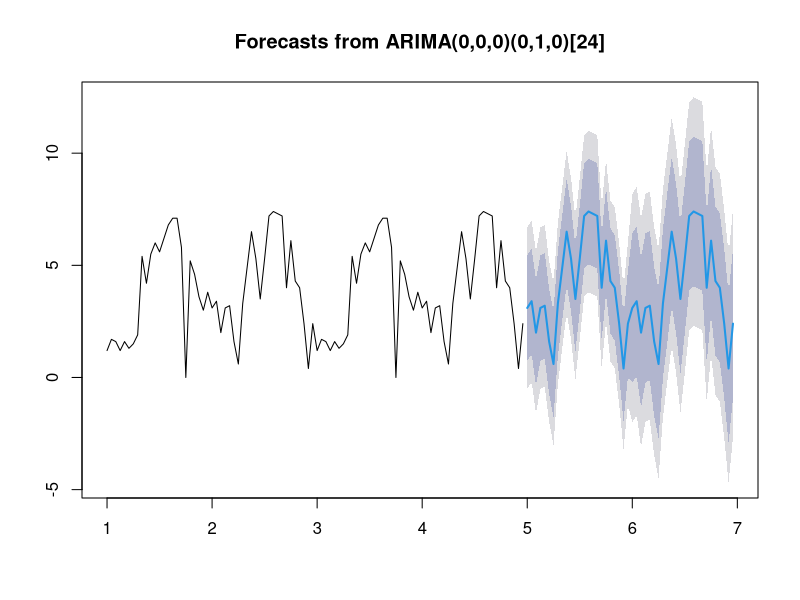

Source code (R): (Note: this script raises an error after producing the figure.)
## ---- chunk 1
library(zoo)
library(forecast)
library(xts)
library(magrittr)
## ---- chunk 2
value <- c(1.2, 1.7, 1.6, 1.2, 1.6, 1.3, 1.5, 1.9, 5.4, 4.2, 5.5, 6.0, 5.6, 6.2, 6.8, 
           7.1, 7.1, 5.8, 0.0, 5.2, 4.6, 3.6, 3.0, 3.8, 3.1, 3.4, 2.0, 3.1, 3.2, 1.6, 
           0.6, 3.3, 4.9, 6.5, 5.3, 3.5, 5.3, 7.2, 7.4, 7.3, 7.2, 4.0, 6.1, 4.3, 4.0, 
           2.4, 0.4, 2.4, 1.2, 1.7, 1.6, 1.2, 1.6, 1.3, 1.5, 1.9, 5.4, 4.2, 5.5, 6.0, 
           5.6, 6.2, 6.8, 7.1, 7.1, 5.8, 0.0, 5.2, 4.6, 3.6, 3.0, 3.8, 3.1, 3.4, 2.0, 
           3.1, 3.2, 1.6, 0.6, 3.3, 4.9, 6.5, 5.3, 3.5, 5.3, 7.2, 7.4, 7.3, 7.2, 4.0, 
           6.1, 4.3, 4.0, 2.4, 0.4, 2.4)

# сделали временной ряд из измерений
sensor <- ts(value, frequency=24) # consider adding a start so you get nicer labelling on your chart. 
# построили модель фиттинга
fit <- auto.arima(sensor)
fcast <- forecast(fit)
plot(fcast)
# grid()
# fcast
## ---- chunk 3
# https://stackoverflow.com/questions/23944092/is-it-possible-to-merge-two-time-series-in-one
ts1 <- fcast$x %T>%
  glimpse()
ts2 <- fcast$mean %T>%
  glimpse()

# пользуемся тем, что параметры временных рядов одинаковы и прогнозный вектор по времени идет вслед за данными
# reassign the attributes from the first series
res <- ts(c(ts1, ts2), start=start(ts1), frequency=frequency(ts1)) %T>%
  glimpse()

## ---- chunk 4
comb <- ts.union(fcast$x, fcast$mean)
res <- pmin(comb[,1], comb[,2], na.rm=TRUE)
glimpse(res)

zoo::merge.zoo(as.zoo(ts1), as.zoo(ts2))
xts::merge.xts(as.xts(ts1), as.xts(ts2))

## ---- chunk 5
inpdat <- c(353.03, 383.06, 407.9, 420.58, 345.96, 299.73, 286.42, 291.03, 
            297.71, 300.92, 272.13, 283.58, 331.72, 372.95, 404.78, 403.04, 
            374.57, 332.94, 284.37, 311.78, 307.27, 302.42, 283.52, 288.64, 
            337.19, 416.35, 418.65, 431.51, 407.74, 319.28, 297.33, 314.83, 
            290.49, 309.38, 294.5, 330.63, 371.2, 418.76, 440.05, 467.23, 
            384.32, 329.81, 300.4, 318.9, 355.06, 329.93, 293.43, 297.76, 
            340.42, 393.09, 395.2, 443.13, 396.45, 341.96, 307.95, 322, 339.63, 
            312.12, 304.31, 310.95)

zooinpdat <- zooreg(inpdat, frequency=12, start=as.yearmon("May 1965"))
zooinpdat <- as.ts(zooinpdat)

autarimod <- auto.arima(log(zooinpdat)) ##Line 3

for_arima <- forecast(autarimod, level=0.98, h=48) ##Line 4
